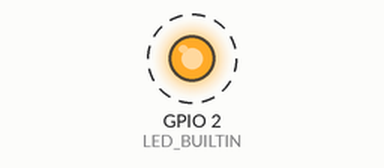
This sketch was run on a simulated ESP8266 (NodeMCU). Parts: output pins drawn as LEDs (lit = HIGH, except the on-board LED, lit = LOW). Dashed ring = blinking. WiFi joins after 1.5 s; servers stay silent unless stated; what the sketch prints to the serial monitor is not drawn.

Above: at 1.7 s.
Timing chart, 0 to 4.5 s (numbered marks = the images above):
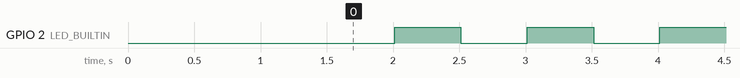

The sketch:

02-wifi.ino
```cpp
#include <ESP8266WiFi.h>

const char* ssid     = "secret";
const char* password = "secret";

void setup() {
  Serial.begin(115200);
  delay(10);

  Serial.println();
  Serial.println();
  Serial.print("Connecting to ");
  Serial.println(ssid);

  WiFi.begin(ssid, password);

  while (WiFi.status() != WL_CONNECTED) {
    delay(500);
    Serial.print(".");
  }

  Serial.println("");
  Serial.println("WiFi connected");
  Serial.println("IP address: ");
  Serial.println(WiFi.localIP());

  pinMode(LED_BUILTIN, OUTPUT);
}

void loop() {
  digitalWrite(LED_BUILTIN, LOW);
  delay(500);
  digitalWrite(LED_BUILTIN, HIGH);
  delay(500);
}
```

Measured:
- by itself, GPIO 2 (LED_BUILTIN): alternates HIGH for 0.50 s and LOW for 0.50 s
